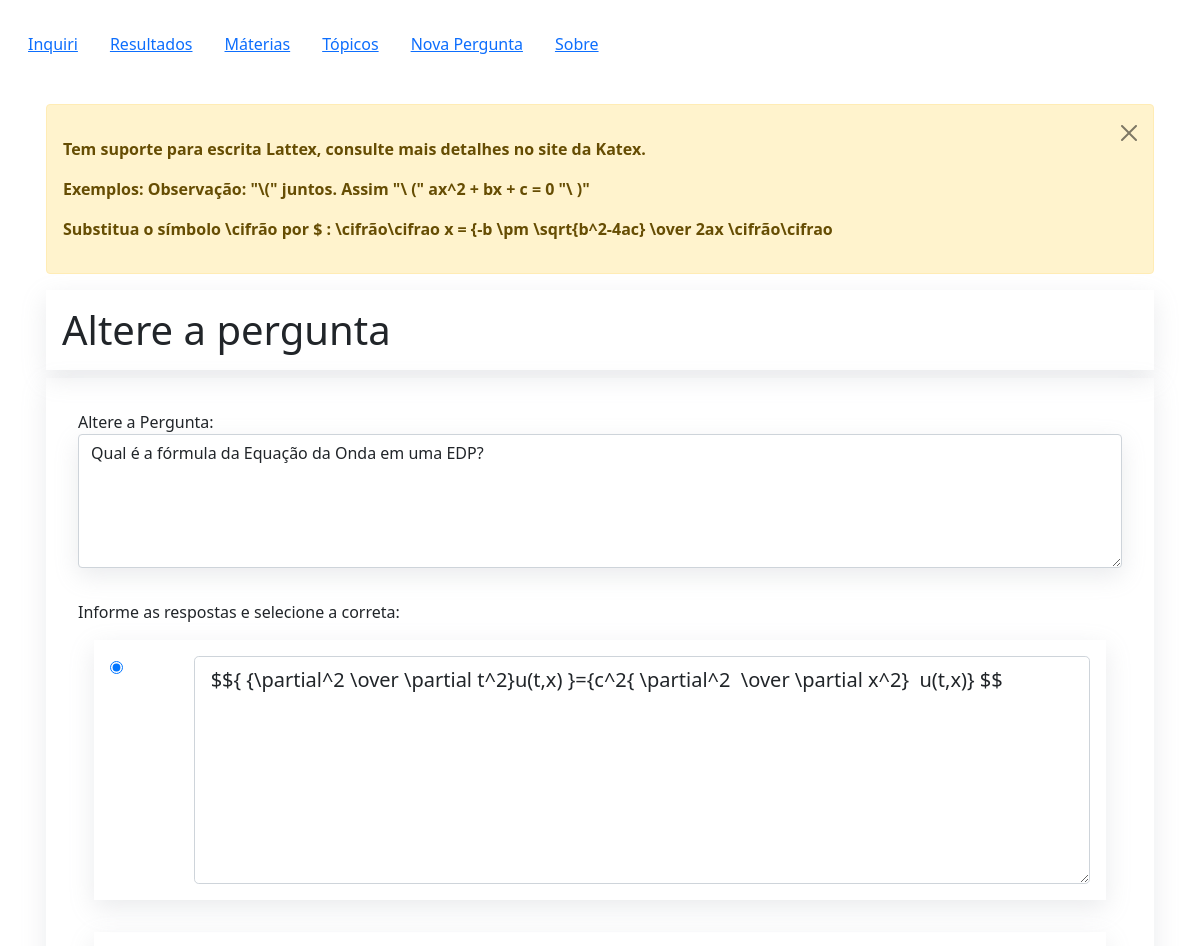
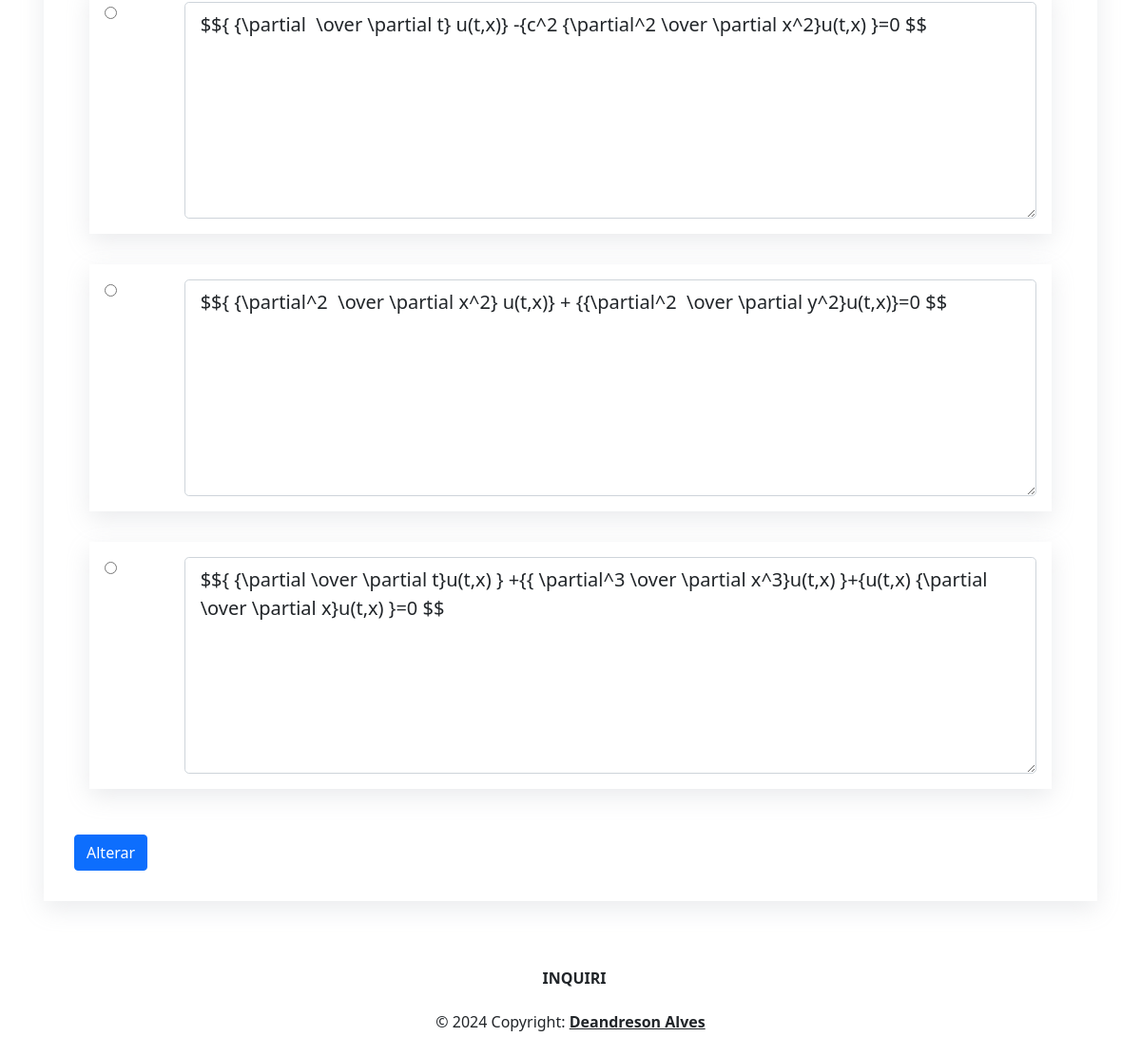
Page /editarpergunta/1 on the committed database (2 pictures, top to bottom).
### model/Classe.py (models this page shows)
class Pergunta(Base):
    __tablename__ = 'Pergunta'
    id_topico = Column(Integer, ForeignKey('Topico.id_topico'), nullable=False)
    id_pergunta = Column(Integer, primary_key=True)
    dt_criacao_per = Column(DateTime(timezone=True), default=func.now())
    pergunta = Column(String(255), nullable=False)
    id_usuario = Column(Integer)

class Alternativa(Base):
    __tablename__ = 'Alternativa'
    id_alternativa = Column(Integer, primary_key=True)
    dt_criacao_alt = Column(DateTime(timezone=True), default=func.now())
    alternativa = Column(String(255), nullable=False)
    id_usuario = Column(Integer)
    id_pergunta = Column(Integer, ForeignKey('Pergunta.id_pergunta'), nullable=False)
    correta = Column(Boolean, default=False)

### Inquiri.py (the view)
@app.route('/editarpergunta/<int:id_pergunta>')
def editarpergunta(id_pergunta):
    pergunta = session.query(Pergunta).filter_by(id_pergunta=id_pergunta).first()
    alternativas = session.query(Alternativa).filter_by(id_pergunta=id_pergunta).all()
    topicos = session.query(Topico).all()
    return render_template('editarpergunta.html',pergunta=pergunta,alternativas=alternativas,topicos=topicos)

### templates/editarpergunta.html (shortened to what this page needs)
{% extends 'base.html' %}
{% block content %}
<div class="alert alert-warning alert-dismissible fade show" role="alert">
    <button type="button" class="btn-close" data-bs-dismiss="alert" aria-label="Close"></button>
    <strong><p><p>
            <label for="title">Tem suporte para escrita Lattex, consulte mais detalhes no site da Katex. </label>
        </p>
        <p>
            <label for="title"> Exemplos: Observação: "\(" juntos. Assim "\ (" ax^2 + bx + c = 0 "\ )" </label>
        </p>
        <p>
            <label for="title">Substitua o símbolo \cifrão por $ : \cifrão\cifrao x = {-b \pm \sqrt{b^2-4ac} \over 2ax \cifrão\cifrao  </label>
        </p> </p>
    </strong>
</div>
        <h1 class="card-body hover-div">{% block title %} Altere a pergunta{% endblock %}</h1>
        <div class="card-body hover-div">
        <form method="post" id="atualizar_pergunta_forms" >
            <div class="card-body ">
                    <label id="{{pergunta.id_pergunta}}" for="{{pergunta.id_pergunta}}">Altere a Pergunta:</label>
                    <textarea class="form-control hover-div" id="{{pergunta.id_pergunta}}"  rows="5" name="pergunta_{{pergunta.id_pergunta}}" class="form-control" >{{pergunta.pergunta}} </textarea>
            </div>
            <div class="card-body ">
                <label for="radioEscolha">Informe as respostas e selecione a correta:</label>
                {% for alternativa in alternativas %}
                    <div  class="card-body">
                        <div  class="card-body hover-div ">
                            <div class="row">
                                <div class="col-1">
                                    {%if alternativa.correta %}
                                        <input checked type="radio" value="{{alternativa.id_alternativa}}" id="{{alternativa.id_alternativa}}" name="radioEscolha"    >
                                    {%else%}
                                        <input type="radio" value="{{alternativa.id_alternativa}}" id="{{alternativa.id_alternativa}}" name="radioEscolha"    >
                                    {%endif%}
                                </div>
                                <div class="col-11 ">
                                        <textarea name="{{alternativa.id_alternativa}}" placeholder="Insira a resposta"  for="{{alternativa.id_alternativa}}" class="form-control form-control-lg" rows="7" >{{alternativa.alternativa}}</textarea>
                                </div>
                            </div>
                        </div>
                    </div>
                {% endfor %}
            </div>
            <div class="card-body">
                <button type="submit" class="btn btn-primary">Alterar</button>
            </div>
        </form>
    </div>
    <div class="card-body">
      </div>
{% endblock %}

### static/styles.css (style rules this page uses)
.hover-div { box-shadow: rgba(149, 157, 165, 0.2) 0px 8px 24px; }

### rows in the picture
Pergunta: id_pergunta "Qual é a fórmula da Equação da Onda em uma EDP?"
Alternativa: id_alternativa "$${ {\\partial^2 \\over \\partial t^2}u(t,x) }={c^2{ \\partial^2 \\over \\partial x^2} u(t,x)} $$"
Alternativa: id_alternativa "$${ {\\partial \\over \\partial t} u(t,x)} -{c^2 {\\partial^2 \\over \\partial x^2}u(t,x) }=0 $$"
Alternativa: id_alternativa "$${ {\\partial^2 \\over \\partial x^2} u(t,x)} + {{\\partial^2 \\over \\partial y^2}u(t,x)}=0 $$"
Alternativa: id_alternativa "$${ {\\partial \\over \\partial t}u(t,x) } +{{ \\partial^3 \\over \\partial x^3}u(t,x) }+{u(t,x) {\\partial \\over \\partial x}u(t,x) }=0 $$"
